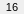
        <widget class="PyDMFrame" name="composite_14">
          <property name="geometry">
            <rect>
              <x>51</x>
              <y>302</y>
              <width>24</width>
              <height>14</height>
            </rect>
          </property>
          <property name="sizePolicy">
            <sizepolicy hsizetype="Ignored" vsizetype="Ignored">
              <horstretch>0</horstretch>
              <verstretch>0</verstretch>
            </sizepolicy>
          </property>
          <layout class="QGridLayout" name="gridLayout_15" columnstretch="24" rowstretch="1,12,1">
            <property name="leftMargin">
              <number>0</number>
            </property>
            <property name="topMargin">
              <number>0</number>
            </property>
            <property name="rightMargin">
              <number>0</number>
            </property>
            <property name="bottomMargin">
              <number>0</number>
            </property>
            <property name="horizontalSpacing">
              <number>0</number>
            </property>
            <property name="verticalSpacing">
              <number>0</number>
            </property>
            <item row="1" column="1">
              <widget class="PyDMRelatedDisplayButton" name="related_display_7">
                <property name="geometry">
                  <rect>
                    <x>12</x>
                    <y>1</y>
                    <width>12</width>
                    <height>12</height>
                  </rect>
                </property>
                <property name="sizePolicy">
                  <sizepolicy hsizetype="Ignored" vsizetype="Ignored">
                    <horstretch>0</horstretch>
                    <verstretch>0</verstretch>
                  </sizepolicy>
                </property>
                <property name="showIcon" stdset="0">
                  <bool>true</bool>
                </property>
                <property name="font">
                  <font>
                    <pointsize>7</pointsize>
                  </font>
                </property>
                <property name="styleSheet">
                  <string notr="true">PyDMRelatedDisplayButton#related_display_7 {
  color: rgb(0, 0, 0);
  background-color: rgb(115, 223, 255);
  }</string>
                </property>
                <property name="titles" stdset="0">
                  <stringlist>
                    <string>m16</string>
                  </stringlist>
                </property>
                <property name="filenames" stdset="0">
                  <stringlist>
                    <string>motorx_more.ui</string>
                  </stringlist>
                </property>
                <property name="macros" stdset="0">
                  <stringlist>
                    <string>P=${P},M=m16</string>
                  </stringlist>
                </property>
                <property name="openInNewWindow" stdset="0">
                  <bool>true</bool>
                </property>
              </widget>
            </item>
            <item row="1" column="0">
              <widget class="PyDMDrawingRectangle" name="rectangle_54">
                <property name="geometry">
                  <rect>
                    <x>0</x>
                    <y>1</y>
                    <width>24</width>
                    <height>12</height>
                  </rect>
                </property>
                <property name="sizePolicy">
                  <sizepolicy hsizetype="Ignored" vsizetype="Ignored">
                    <horstretch>0</horstretch>
                    <verstretch>0</verstretch>
                  </sizepolicy>
                </property>
                <property name="brush" stdset="0">
                  <brush brushstyle="NoBrush">
                    <color alpha="255">
                      <red>115</red>
                      <green>255</green>
                      <blue>107</blue>
                    </color>
                  </brush>
                </property>
                <property name="penStyle" stdset="0">
                  <enum>Qt::SolidLine</enum>
                </property>
                <property name="penColor" stdset="0">
                  <color>
                    <red>115</red>
                    <green>255</green>
                    <blue>107</blue>
                  </color>
                </property>
                <property name="penWidth" stdset="0">
                  <double>2.0</double>
                </property>
                <property name="penCapStyle" stdset="0">
                  <enum>Qt::FlatCap</enum>
                </property>
                <property name="rules" stdset="0">
                  <string>[{&quot;name&quot;: &quot;visibility&quot;, &quot;property&quot;: &quot;Visible&quot;, &quot;channels&quot;: [{&quot;channel&quot;: &quot;ca://${P}m16.DMOV&quot;, &quot;trigger&quot;: true, &quot;use_enum&quot;: false}], &quot;expression&quot;: &quot;ch[0]==0&quot;}]</string>
                </property>
                <property name="toolTip">
                  <string>rectangle_54</string>
                </property>
              </widget>
            </item>
            <item row="1" column="0">
              <widget class="PyDMDrawingRectangle" name="rectangle_55">
                <property name="geometry">
                  <rect>
                    <x>0</x>
                    <y>1</y>
                    <width>24</width>
                    <height>12</height>
                  </rect>
                </property>
                <property name="sizePolicy">
                  <sizepolicy hsizetype="Ignored" vsizetype="Ignored">
                    <horstretch>0</horstretch>
                    <verstretch>0</verstretch>
                  </sizepolicy>
                </property>
                <property name="brush" stdset="0">
                  <brush brushstyle="SolidPattern">
                    <color alpha="255">
                      <red>174</red>
                      <green>174</green>
                      <blue>174</blue>
                    </color>
                  </brush>
                </property>
                <property name="penStyle" stdset="0">
                  <enum>Qt::SolidLine</enum>
                </property>
                <property name="penColor" stdset="0">
                  <color>
                    <red>174</red>
                    <green>174</green>
                    <blue>174</blue>
                  </color>
                </property>
                <property name="penWidth" stdset="0">
                  <double>0</double>
                </property>
                <property name="penCapStyle" stdset="0">
                  <enum>Qt::FlatCap</enum>
                </property>
                <property name="toolTip">
                  <string>rectangle_55</string>
                </property>
              </widget>
            </item>
            <item row="0" column="0" rowspan="3">
              <widget class="QLabel" name="text_8">
                <property name="geometry">
                  <rect>
                    <x>0</x>
                    <y>0</y>
                    <width>24</width>
                    <height>14</height>
                  </rect>
                </property>
                <property name="sizePolicy">
                  <sizepolicy hsizetype="Ignored" vsizetype="Ignored">
                    <horstretch>0</horstretch>
                    <verstretch>0</verstretch>
                  </sizepolicy>
                </property>
                <property name="text">
                  <string>16</string>
                </property>
                <property name="font">
                  <font>
                    <pointsize>8</pointsize>
                  </font>
                </property>
                <property name="brush" stdset="0">
                  <brush brushstyle="SolidPattern">
                    <color alpha="255">
                      <red>0</red>
                      <green>0</green>
                      <blue>0</blue>
                    </color>
                  </brush>
                </property>
                <property name="toolTip">
                  <string>text_8</string>
                </property>
                <property name="alignment">
                  <set>Qt::AlignCenter</set>
                </property>
                <property name="styleSheet">
                  <string notr="true">QLabel#text_8 {
  color: rgb(0, 0, 0);
  }</string>
                </property>
              </widget>
            </item>
          </layout>
        </widget>
